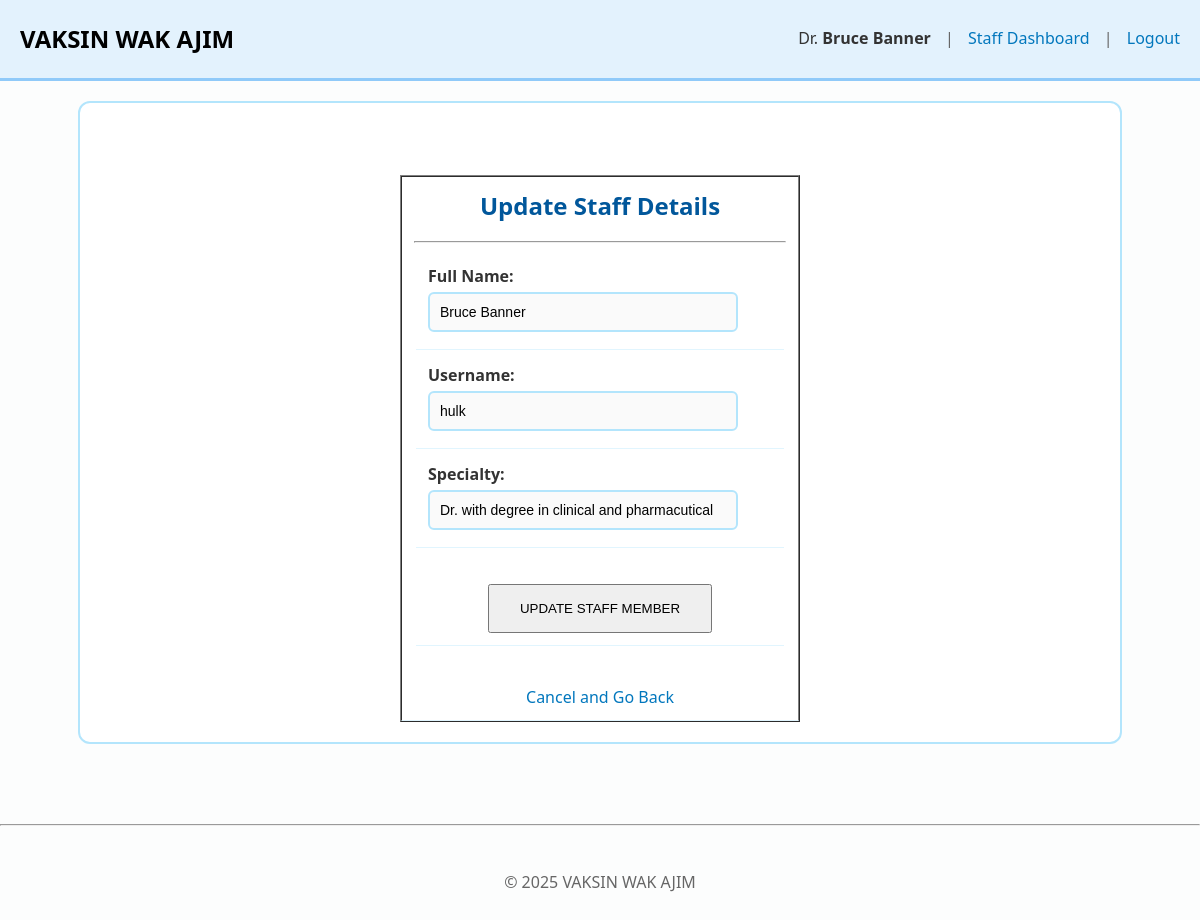
The app's page /WEBSITES/edit_staff.php?id=1 (signed in) with its own data.
### tables this page shows
CREATE TABLE `staff` (
  `staff_id` int(11) NOT NULL,
  `username` varchar(50) NOT NULL,
  `name` varchar(100) NOT NULL,
  `specialty` varchar(100) DEFAULT NULL,
  `password` varchar(20) NOT NULL
);

### WEBSITES/edit_staff.php (the view, shortened to what this page needs)
<?php
include('config.php');
include('header.php');
$id = $_GET['id'];
$result = $conn->query("SELECT * FROM staff WHERE staff_id = '$id'");
$row = $result->fetch_assoc();
?>
<!DOCTYPE html>
<html>
<head>
</head>
<body>
    <section>
        <center>
            <br><br>
            <table border="1" cellpadding="20" cellspacing="0" width="400">
                <tr>
                    <td>
                        <center>
                            <h2>Update Staff Details</h2>
                            <hr>
                            <form action="update_staff_process.php" method="POST">
                                <table border="0" cellpadding="10" width="100%">
                                    <tr>
                                        <td>
                                            <strong>Full Name:</strong><br>
                                            <input type="text" name="name" value="<?php echo $row['name']; ?>" required style="padding: 10px; width: 90%;">
                                        </td>
                                    </tr>
                                    <tr>
                                        <td>
                                            <strong>Username:</strong><br>
                                            <input type="text" name="username" value="<?php echo $row['username']; ?>" required style="padding: 10px; width: 90%;">
                                        </td>
                                    </tr>
                                    <tr>
                                        <td>
                                            <strong>Specialty:</strong><br>
                                            <input type="text" name="specialty" value="<?php echo $row['specialty']; ?>" required style="padding: 10px; width: 90%;">
                                        </td>
                                    </tr>
                                    <tr>
                                        <td align="center">
                                            <br>
                                            <button type="submit" style="padding: 15px 30px; cursor: pointer;">
                                                UPDATE STAFF MEMBER
                                            </button>
                                        </td>
                                    </tr>
                                </table>
                            </form>
                            <br>
                            <a href="staff_list.php">Cancel and Go Back</a>
                        </center>
                    </td>
                </tr>
            </table>
        </center>
    </section>
    <br><br>
    <?php include('footer.php'); ?>
</body>
</html>

### WEBSITES/style.css (style rules this page uses)
body { font-family: 'Segoe UI', Tahoma, Geneva, Verdana, sans-serif; background-color: #fcfdfd; color: #333; margin: 0; padding: 0; line-height: 1.6; }
section, .dashboard-section { padding: 20px; max-width: 1000px; margin: 0 auto 20px auto; background-color: white; border-radius: 12px; border: 2px solid #b3e5fc; }
h1, h2, h3 { color: #01579b; margin-top: 0; }
a { color: #0277bd; text-decoration: none; font-weight: 500; }
td { padding: 12px; border-bottom: 1px solid #e1f5fe; }
input, select, textarea { padding: 10px; border: 2px solid #b3e5fc; border-radius: 6px; font-size: 14px; margin: 5px 0; background-color: #fafafa; }

### records on screen
staff: name "Bruce Banner", username "hulk", specialty "Dr. with degree in clinical and pharmacutical"

### other values on screen
$_SESSION['staff_name'] "Bruce Banner"
